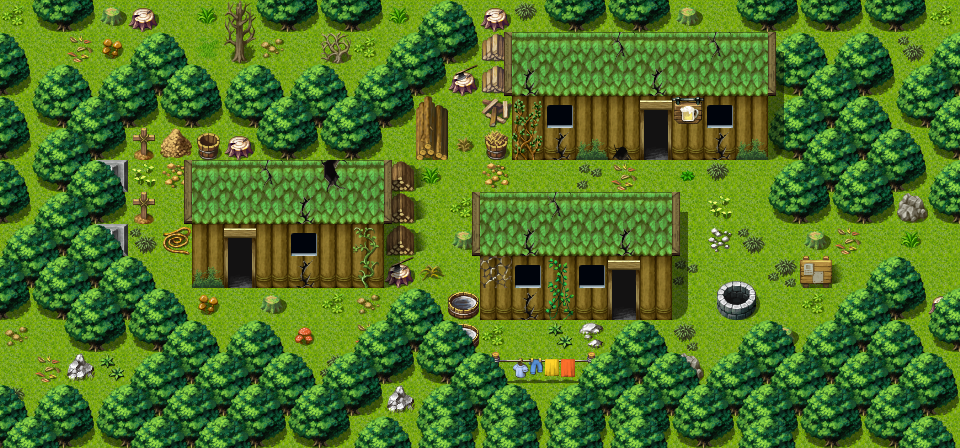

A 2D game scene composited from a Tiled map and its tileset images. What follows is a short description and the map's XML, with each tile layer's data collapsed to a summary:
An orthogonal 30x14 tile map with 32x32 px tiles, 3 tile layers (Ground, Objects, Above), 1 hidden layer not drawn, 40 tilesets and 13 objects (6x spawn, 4x mapchange, 3x sign).

<map version="1.0" orientation="orthogonal" width="30" height="14" tilewidth="32" tileheight="32">
 <properties>
  <property name="outdoors" value="1" />
 </properties>
 <tileset firstgid="1" name="map_bed_1" tilewidth="32" tileheight="32">
  <image source="../drawable/map_bed_1.png" width="512" height="256" />
 </tileset>
 <tileset firstgid="129" name="map_border_1" tilewidth="32" tileheight="32">
  <image source="../drawable/map_border_1.png" width="512" height="256" />
 </tileset>
 <tileset firstgid="257" name="map_bridge_1" tilewidth="32" tileheight="32">
  <image source="../drawable/map_bridge_1.png" width="512" height="256" />
 </tileset>
 <tileset firstgid="385" name="map_broken_1" tilewidth="32" tileheight="32">
  <image source="../drawable/map_broken_1.png" width="512" height="256" />
 </tileset>
 <tileset firstgid="513" name="map_cavewall_1" tilewidth="32" tileheight="32">
  <image source="../drawable/map_cavewall_1.png" width="576" height="192" />
 </tileset>
 <tileset firstgid="621" name="map_cavewall_2" tilewidth="32" tileheight="32">
  <image source="../drawable/map_cavewall_2.png" width="576" height="192" />
 </tileset>
 <tileset firstgid="729" name="map_cavewall_3" tilewidth="32" tileheight="32">
  <image source="../drawable/map_cavewall_3.png" width="576" height="192" />
 </tileset>
 <tileset firstgid="837" name="map_chair_table_1" tilewidth="32" tileheight="32">
  <image source="../drawable/map_chair_table_1.png" width="512" height="256" />
 </tileset>
 <tileset firstgid="965" name="map_crate_1" tilewidth="32" tileheight="32">
  <image source="../drawable/map_crate_1.png" width="512" height="256" />
 </tileset>
 <tileset firstgid="1093" name="map_cupboard_1" tilewidth="32" tileheight="32">
  <image source="../drawable/map_cupboard_1.png" width="512" height="256" />
 </tileset>
 <tileset firstgid="1221" name="map_curtain_1" tilewidth="32" tileheight="32">
  <image source="../drawable/map_curtain_1.png" width="512" height="256" />
 </tileset>
 <tileset firstgid="1349" name="map_entrance_1" tilewidth="32" tileheight="32">
  <image source="../drawable/map_entrance_1.png" width="512" height="256" />
 </tileset>
 <tileset firstgid="1477" name="map_fence_1" tilewidth="32" tileheight="32">
  <image source="../drawable/map_fence_1.png" width="512" height="256" />
 </tileset>
 <tileset firstgid="1605" name="map_fence_2" tilewidth="32" tileheight="32">
  <image source="../drawable/map_fence_2.png" width="512" height="256" />
 </tileset>
 <tileset firstgid="1733" name="map_ground_1" tilewidth="32" tileheight="32">
  <image source="../drawable/map_ground_1.png" width="512" height="256" />
 </tileset>
 <tileset firstgid="1861" name="map_ground_2" tilewidth="32" tileheight="32">
  <image source="../drawable/map_ground_2.png" width="512" height="256" />
 </tileset>
 <tileset firstgid="1989" name="map_ground_3" tilewidth="32" tileheight="32">
  <image source="../drawable/map_ground_3.png" width="512" height="256" />
 </tileset>
 <tileset firstgid="2117" name="map_ground_4" tilewidth="32" tileheight="32">
  <image source="../drawable/map_ground_4.png" width="512" height="256" />
 </tileset>
 <tileset firstgid="2245" name="map_ground_5" tilewidth="32" tileheight="32">
  <image source="../drawable/map_ground_5.png" width="512" height="256" />
 </tileset>
 <tileset firstgid="2373" name="map_ground_6" tilewidth="32" tileheight="32">
  <image source="../drawable/map_ground_6.png" width="512" height="256" />
 </tileset>
 <tileset firstgid="2501" name="map_ground_7" tilewidth="32" tileheight="32">
  <image source="../drawable/map_ground_7.png" width="512" height="256" />
 </tileset>
 <tileset firstgid="2629" name="map_ground_8" tilewidth="32" tileheight="32">
  <image source="../drawable/map_ground_8.png" width="512" height="256" />
 </tileset>
 <tileset firstgid="2757" name="map_indoor_1" tilewidth="32" tileheight="32">
  <image source="../drawable/map_indoor_1.png" width="512" height="256" />
 </tileset>
 <tileset firstgid="2885" name="map_kitchen_1" tilewidth="32" tileheight="32">
  <image source="../drawable/map_kitchen_1.png" width="512" height="256" />
 </tileset>
 <tileset firstgid="3013" name="map_outdoor_1" tilewidth="32" tileheight="32">
  <image source="../drawable/map_outdoor_1.png" width="512" height="256" />
 </tileset>
 <tileset firstgid="3141" name="map_pillar_1" tilewidth="32" tileheight="32">
  <image source="../drawable/map_pillar_1.png" width="512" height="256" />
 </tileset>
 <tileset firstgid="3269" name="map_plant_1" tilewidth="32" tileheight="32">
  <image source="../drawable/map_plant_1.png" width="512" height="256" />
 </tileset>
 <tileset firstgid="3397" name="map_rock_1" tilewidth="32" tileheight="32">
  <image source="../drawable/map_rock_1.png" width="512" height="256" />
 </tileset>
 <tileset firstgid="3525" name="map_roof_1" tilewidth="32" tileheight="32">
  <image source="../drawable/map_roof_1.png" width="512" height="256" />
 </tileset>
 <tileset firstgid="3653" name="map_roof_2" tilewidth="32" tileheight="32">
  <image source="../drawable/map_roof_2.png" width="512" height="256" />
 </tileset>
 <tileset firstgid="3781" name="map_shop_1" tilewidth="32" tileheight="32">
  <image source="../drawable/map_shop_1.png" width="512" height="256" />
 </tileset>
 <tileset firstgid="3909" name="map_sign_ladder_1" tilewidth="32" tileheight="32">
  <image source="../drawable/map_sign_ladder_1.png" width="512" height="256" />
 </tileset>
 <tileset firstgid="4037" name="map_table_1" tilewidth="32" tileheight="32">
  <image source="../drawable/map_table_1.png" width="512" height="256" />
 </tileset>
 <tileset firstgid="4165" name="map_trail_1" tilewidth="32" tileheight="32">
  <image source="../drawable/map_trail_1.png" width="512" height="256" />
 </tileset>
 <tileset firstgid="4293" name="map_tree_1" tilewidth="32" tileheight="32">
  <image source="../drawable/map_tree_1.png" width="512" height="256" />
 </tileset>
 <tileset firstgid="4421" name="map_wall_1" tilewidth="32" tileheight="32">
  <image source="../drawable/map_wall_1.png" width="512" height="256" />
 </tileset>
 <tileset firstgid="4549" name="map_wall_2" tilewidth="32" tileheight="32">
  <image source="../drawable/map_wall_2.png" width="480" height="256" />
 </tileset>
 <tileset firstgid="4669" name="map_wall_3" tilewidth="32" tileheight="32">
  <image source="../drawable/map_wall_3.png" width="480" height="256" />
 </tileset>
 <tileset firstgid="4789" name="map_window_1" tilewidth="32" tileheight="32">
  <image source="../drawable/map_window_1.png" width="512" height="256" />
 </tileset>
 <tileset firstgid="4917" name="map_window_2" tilewidth="32" tileheight="32">
  <image source="../drawable/map_window_2.png" width="512" height="256" />
 </tileset>
 <layer name="Ground" width="30" height="14">
  <data>[420 cells, 420 non-empty, 7 distinct tile ids]</data>
 </layer>
 <layer name="Objects" width="30" height="14">
  <data>[420 cells, 224 non-empty, 68 distinct tile ids]</data>
 </layer>
 <layer name="Above" width="30" height="14">
  <data>[420 cells, 83 non-empty, 11 distinct tile ids]</data>
 </layer>
 <layer name="Walkable" width="30" height="14" visible="0">
  <data>[420 cells, 337 non-empty, 1 distinct tile ids]</data>
 </layer>
 <objectgroup name="Mapevents">
  <!-- 7 objects omitted --></objectgroup>
 <objectgroup name="Spawn" visible="0">
  <!-- 6 objects omitted --></objectgroup>
 <objectgroup name="Keys" visible="0" />
</map>
<!-- 13 of 13 objects omitted -->
